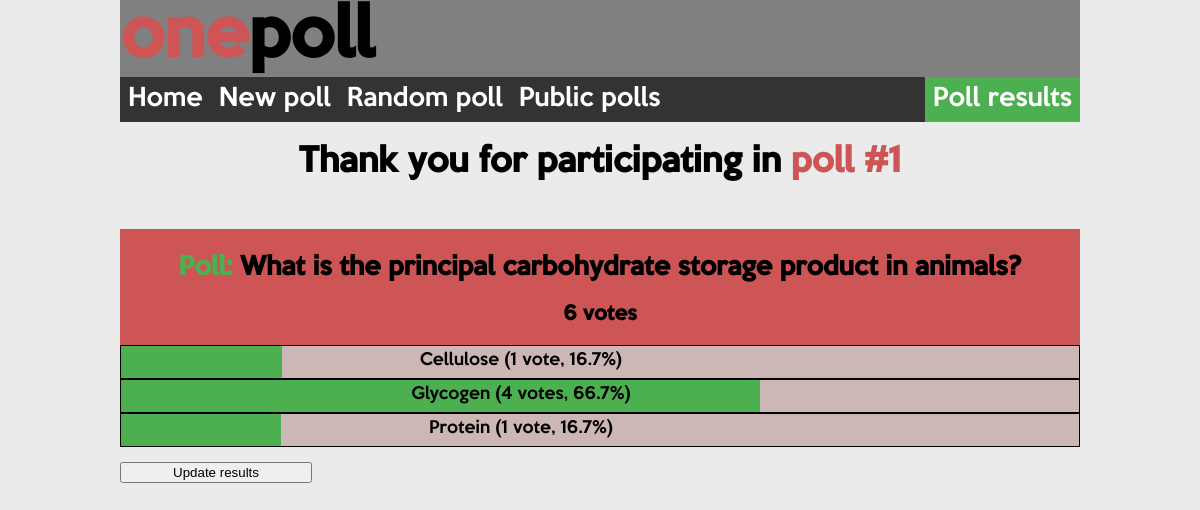
/1/results/, run on the app's committed database.
### polls/models.py (models this page shows, shortened)
class Question(models.Model):
    question_text = models.CharField(max_length=200)
    pub_date = models.DateTimeField('date published')
    public_poll = models.IntegerField(default=1)
    views = models.IntegerField(default=0)
    def get_total_votes(self):
        votes = 0
        for choice in self.choice_set.all():
            votes += choice.votes
        return votes

class Choice(models.Model):
    question = models.ForeignKey(Question, on_delete=models.CASCADE)
    choice_text = models.CharField(max_length=200)
    votes = models.IntegerField(default=0)

### polls/views.py (the view)
# urls.py: url(r'^(?P<question_id>[0-9]+)/results/$', views.results, name='results'),
def results(request, question_id):
    question = get_object_or_404(Question, id=question_id)
    template = 'polls/results.html'
    if request.POST.get('request') == 'update':
        count = 1
        data = 'total_votes=%d;' % question.get_total_votes()
        for choice in question.choice_set.all():
            if count < question.choice_set.count():
                data += "%s (%d vote%s, %.1f%%)=%d;" % (choice.choice_text, choice.votes, pluralize(choice.votes), percentage(choice.votes, question.get_total_votes()), choice.votes)
            else:
                data += "%s (%d vote%s, %.1f%%)=%d" % (choice.choice_text, choice.votes, pluralize(choice.votes), percentage(choice.votes, question.get_total_votes()), choice.votes)
            count += 1
        return HttpResponse(data)
    else:
        return render(request, template, { 'question': question});

### polls/templatetags/custom_filters.py (called while the page is built)
@register.filter
def percentage(value, arg):
    try:
        value = float(value)
        arg = float(arg)
        if arg:
            return round(value / arg * 100, 1)
    except:
        pass
    return ''

### polls/templates/polls/results.html (shortened to what this page needs)
{% load staticfiles %}
{% load custom_filters %}
<head>
    <link rel="stylesheet" type="text/css" href="{% static 'polls/css/results.css' %}"/>
    <link rel="stylesheet" type="text/css" href="{% static 'polls/css/navigation.css' %}"/>
</head>
<body onload="loadResults({{ question.get_total_votes }}, {{ question.choice_set.count }});">
    <div id="navigation">
        <h1><span style='color: #CD5555'>one</span>poll</h1>
        <ul>
            <li><a href="{% url 'index' %}">Home</a></li>
            <li><a href="{% url 'new' %}">New poll</a></li>
            <li><a href="{% url 'random' %}">Random poll</a></li>
            <li><a href="{% url 'public' %}">Public polls</a></li>
            <li style="float: right"><a href="{% url 'results' question.id%}" class='active'>Poll results</a></li>
        </ul>
    </div>
    <h1>Thank you for participating in <span style='color:#CD5555'>poll #{{question.id}}</span></h1>
    <div id="results">
        <h2>{{ question.question_text }}</h2>
        <h3>{{ question.get_total_votes }} vote{{ question.get_total_votes|pluralize }}</h3>
        {% for choice in question.choice_set.all %}
            <div id="background{{ forloop.counter }}" class="background">
                <div id="foreground{{ forloop.counter }}" class="foreground" value={{ choice.votes }}>
                    <p>{{ choice.choice_text }} ({{ choice.votes }} vote{{ choice.votes|pluralize }}, {{ choice.votes|percentage:question.get_total_votes }}%)</p>
                </div>
            </div>
        {% endfor %}
    </div>
    <input type='button' value='Update results' onclick="update('{% url 'results' question.id %}')" id="update" disabled/>
</body>

### polls/static/polls/css/results.css (style rules this page uses)
h1 { text-align: center; }
#results { margin-top: 5%; margin-bottom: 15px; background-color: #CD5555; width: 100%; padding-top: 5px; text-align: center; }
#results h2:before { content: 'Poll: '; color: #4CAF50; font-weight: bolder; }
#results .background { position: relative; background-color: #CDB7B5; border: solid black 1px; height: 2em; }
#results .foreground { position: absolute; width: 0%; background-color: #4CAF50; height: 2em; }
#results p { position: absolute; margin: 5 auto; width: 800px; height: 2em; }
input { width: 20%; }

### polls/static/polls/css/navigation.css (style rules this page uses)
body { background-color: #EBEBEB; font-family: keepcalm; margin: 0 auto; max-width: 80%; }
#navigation { top: 0%; left: 0%; width: 100%; background-color: gray; }
#navigation h1 { text-align: left; color: black; font-weight: bold; font-size: 4em; display: inline; padding: 0px; }
#navigation li { float: left; }
#navigation li a { display: block; color: white; font-size: 1.5em; text-decoration: none; padding: 8px 8px; }
#navigation li a.active { background-color: #4CAF50; }
#navigation ul { list-style-type: none; margin: 0 auto; padding: 0; overflow: hidden; background-color: #333; }

### data on the page
Question: id "1", question_text "What is the principal carbohydrate storage product in animals?", get_total_votes "6", id "Update results"
Choice: choice_text "Cellulose", votes "1", votes|percentage "16.7"
Choice: choice_text "Glycogen", votes "4", votes|percentage "66.7"
Choice: choice_text "Protein", votes "1", votes|percentage "16.7"
